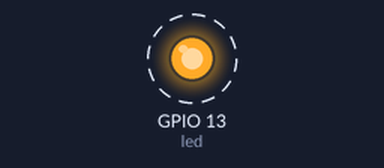
Simulated run of this sketch. Board: ESP32. Parts: output pins drawn as LEDs (lit = HIGH). Dashed ring = blinking. What the sketch prints to the serial monitor is not drawn.

Above: at 0.5 s.
Timing chart, 0 to 4.6 s (numbered marks = the images above):
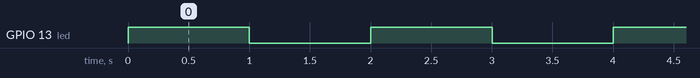

The sketch:

Dos_nucleos.ino
```cpp
#include <Arduino.h>

TaskHandle_t TaskBlink;

volatile int contador = 0;

#define led 13

void loop2(void *parameter){
  int ultimoContador = -1;
  for(;;){
    if (contador != ultimoContador) {
      if (contador % 2 == 0) {
        digitalWrite(led, LOW);
        Serial.println("[loop2] Núcleo -> " + String(xPortGetCoreID()) + " | LED Apagado");
      } else {
        digitalWrite(led, HIGH);
        Serial.println("[loop2] Núcleo -> " + String(xPortGetCoreID()) + " | LED Encendido");
      }
      ultimoContador = contador;
    }
    vTaskDelay(10);
  }
}

void setup() {
  Serial.begin(115200);
  pinMode(led, OUTPUT);


  xTaskCreatePinnedToCore(
    loop2,
    "TaskBlink",
    1000,
    NULL,
    1,
    &TaskBlink,
    0);
}

void loop() {
  Serial.println("[loop principal] Núcleo -> " + String(xPortGetCoreID()) + " | Contador: " + String(contador));
  contador++;
  delay(1000);
}
```

Measured:
- by itself, GPIO 13 (led): alternates HIGH for 1.0 s and LOW for 1.0 s
